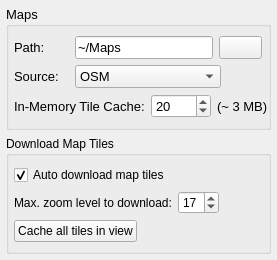
                           <widget class="QWidget" name="tabMaps">
                            <property name="minimumSize">
                             <size>
                              <width>0</width>
                              <height>250</height>
                             </size>
                            </property>
                            <attribute name="title">
                             <string>Maps</string>
                            </attribute>
                            <layout class="QVBoxLayout" name="verticalLayout_28">
                             <property name="margin">
                              <number>6</number>
                             </property>
                             <item>
                              <widget class="QGroupBox" name="groupBox_7">
                               <property name="sizePolicy">
                                <sizepolicy hsizetype="Minimum" vsizetype="Minimum">
                                 <horstretch>0</horstretch>
                                 <verstretch>0</verstretch>
                                </sizepolicy>
                               </property>
                               <property name="font">
                                <font>
                                 <pointsize>10</pointsize>
                                </font>
                               </property>
                               <property name="title">
                                <string>Maps</string>
                               </property>
                               <layout class="QVBoxLayout" name="verticalLayout_20">
                                <property name="sizeConstraint">
                                 <enum>QLayout::SetDefaultConstraint</enum>
                                </property>
                                <property name="leftMargin">
                                 <number>5</number>
                                </property>
                                <property name="topMargin">
                                 <number>9</number>
                                </property>
                                <property name="rightMargin">
                                 <number>0</number>
                                </property>
                                <property name="bottomMargin">
                                 <number>9</number>
                                </property>
                                <item>
                                 <layout class="QHBoxLayout" name="horizontalLayout_17">
                                  <property name="rightMargin">
                                   <number>6</number>
                                  </property>
                                  <item>
                                   <widget class="QLabel" name="label_17">
                                    <property name="sizePolicy">
                                     <sizepolicy hsizetype="Preferred" vsizetype="Minimum">
                                      <horstretch>0</horstretch>
                                      <verstretch>0</verstretch>
                                     </sizepolicy>
                                    </property>
                                    <property name="minimumSize">
                                     <size>
                                      <width>55</width>
                                      <height>0</height>
                                     </size>
                                    </property>
                                    <property name="text">
                                     <string>Path:</string>
                                    </property>
                                   </widget>
                                  </item>
                                  <item>
                                   <widget class="QLineEdit" name="label_map_path">
                                    <property name="sizePolicy">
                                     <sizepolicy hsizetype="Expanding" vsizetype="Minimum">
                                      <horstretch>0</horstretch>
                                      <verstretch>0</verstretch>
                                     </sizepolicy>
                                    </property>
                                    <property name="minimumSize">
                                     <size>
                                      <width>0</width>
                                      <height>0</height>
                                     </size>
                                    </property>
                                    <property name="text">
                                     <string>~/Maps</string>
                                    </property>
                                   </widget>
                                  </item>
                                  <item>
                                   <widget class="QPushButton" name="button_browsemapfolder">
                                    <property name="text">
                                     <string/>
                                    </property>
                                    <property name="icon">
                                     <iconset resource="../luckygps.qrc">
                                      <normaloff>:/icons/folder.png</normaloff>:/icons/folder.png</iconset>
                                    </property>
                                   </widget>
                                  </item>
                                 </layout>
                                </item>
                                <item>
                                 <layout class="QHBoxLayout" name="horizontalLayout_18">
                                  <property name="spacing">
                                   <number>6</number>
                                  </property>
                                  <item>
                                   <widget class="QLabel" name="label_18">
                                    <property name="sizePolicy">
                                     <sizepolicy hsizetype="Preferred" vsizetype="Minimum">
                                      <horstretch>0</horstretch>
                                      <verstretch>0</verstretch>
                                     </sizepolicy>
                                    </property>
                                    <property name="minimumSize">
                                     <size>
                                      <width>55</width>
                                      <height>0</height>
                                     </size>
                                    </property>
                                    <property name="text">
                                     <string>Source:</string>
                                    </property>
                                   </widget>
                                  </item>
                                  <item>
                                   <widget class="QComboBox" name="cb_map_source">
                                    <property name="sizePolicy">
                                     <sizepolicy hsizetype="Preferred" vsizetype="Minimum">
                                      <horstretch>0</horstretch>
                                      <verstretch>0</verstretch>
                                     </sizepolicy>
                                    </property>
                                    <property name="minimumSize">
                                     <size>
                                      <width>146</width>
                                      <height>0</height>
                                     </size>
                                    </property>
                                    <item>
                                     <property name="text">
                                      <string>OSM</string>
                                     </property>
                                    </item>
                                    <item>
                                     <property name="text">
                                      <string>opencyclemap</string>
                                     </property>
                                    </item>
                                   </widget>
                                  </item>
                                  <item>
                                   <spacer name="horizontalSpacer_16">
                                    <property name="orientation">
                                     <enum>Qt::Horizontal</enum>
                                    </property>
                                    <property name="sizeHint" stdset="0">
                                     <size>
                                      <width>0</width>
                                      <height>0</height>
                                     </size>
                                    </property>
                                   </spacer>
                                  </item>
                                 </layout>
                                </item>
                                <item>
                                 <layout class="QHBoxLayout" name="horizontalLayout_19">
                                  <property name="spacing">
                                   <number>6</number>
                                  </property>
                                  <property name="topMargin">
                                   <number>0</number>
                                  </property>
                                  <item>
                                   <widget class="QLabel" name="label_23">
                                    <property name="text">
                                     <string>In-Memory Tile Cache:</string>
                                    </property>
                                   </widget>
                                  </item>
                                  <item>
                                   <widget class="QSpinBox" name="settings_cache_spinbox">
                                    <property name="minimumSize">
                                     <size>
                                      <width>60</width>
                                      <height>0</height>
                                     </size>
                                    </property>
                                    <property name="readOnly">
                                     <bool>false</bool>
                                    </property>
                                    <property name="minimum">
                                     <number>1</number>
                                    </property>
                                    <property name="maximum">
                                     <number>100</number>
                                    </property>
                                    <property name="value">
                                     <number>20</number>
                                    </property>
                                   </widget>
                                  </item>
                                  <item>
                                   <widget class="QLabel" name="label_cache_memusage">
                                    <property name="sizePolicy">
                                     <sizepolicy hsizetype="Minimum" vsizetype="Minimum">
                                      <horstretch>0</horstretch>
                                      <verstretch>0</verstretch>
                                     </sizepolicy>
                                    </property>
                                    <property name="maximumSize">
                                     <size>
                                      <width>16777215</width>
                                      <height>16777215</height>
                                     </size>
                                    </property>
                                    <property name="font">
                                     <font>
                                      <pointsize>10</pointsize>
                                     </font>
                                    </property>
                                    <property name="autoFillBackground">
                                     <bool>false</bool>
                                    </property>
                                    <property name="text">
                                     <string>(~ 3 MB)</string>
                                    </property>
                                   </widget>
                                  </item>
                                  <item>
                                   <spacer name="horizontalSpacer_17">
                                    <property name="orientation">
                                     <enum>Qt::Horizontal</enum>
                                    </property>
                                    <property name="sizeHint" stdset="0">
                                     <size>
                                      <width>0</width>
                                      <height>20</height>
                                     </size>
                                    </property>
                                   </spacer>
                                  </item>
                                 </layout>
                                </item>
                               </layout>
                              </widget>
                             </item>
                             <item>
                              <widget class="QGroupBox" name="precache_tiles_gb_2">
                               <property name="enabled">
                                <bool>true</bool>
                               </property>
                               <property name="title">
                                <string>Download Map Tiles</string>
                               </property>
                               <layout class="QVBoxLayout" name="verticalLayout_33">
                                <property name="leftMargin">
                                 <number>5</number>
                                </property>
                                <property name="topMargin">
                                 <number>9</number>
                                </property>
                                <property name="rightMargin">
                                 <number>0</number>
                                </property>
                                <property name="bottomMargin">
                                 <number>9</number>
                                </property>
                                <item>
                                 <widget class="QCheckBox" name="cb_map_autodownload">
                                  <property name="sizePolicy">
                                   <sizepolicy hsizetype="Minimum" vsizetype="Minimum">
                                    <horstretch>0</horstretch>
                                    <verstretch>0</verstretch>
                                   </sizepolicy>
                                  </property>
                                  <property name="maximumSize">
                                   <size>
                                    <width>16777215</width>
                                    <height>16777215</height>
                                   </size>
                                  </property>
                                  <property name="text">
                                   <string>Auto download map tiles</string>
                                  </property>
                                  <property name="checked">
                                   <bool>true</bool>
                                  </property>
                                 </widget>
                                </item>
                                <item>
                                 <layout class="QHBoxLayout" name="horizontalLayout_8">
                                  <item>
                                   <widget class="QLabel" name="label_10">
                                    <property name="text">
                                     <string>Max. zoom level to download:</string>
                                    </property>
                                   </widget>
                                  </item>
                                  <item>
                                   <widget class="QSpinBox" name="tile_maxzoom_sb">
                                    <property name="minimum">
                                     <number>2</number>
                                    </property>
                                    <property name="maximum">
                                     <number>18</number>
                                    </property>
                                    <property name="value">
                                     <number>17</number>
                                    </property>
                                   </widget>
                                  </item>
                                  <item>
                                   <spacer name="horizontalSpacer_11">
                                    <property name="orientation">
                                     <enum>Qt::Horizontal</enum>
                                    </property>
                                    <property name="sizeHint" stdset="0">
                                     <size>
                                      <width>40</width>
                                      <height>20</height>
                                     </size>
                                    </property>
                                   </spacer>
                                  </item>
                                 </layout>
                                </item>
                                <item>
                                 <layout class="QHBoxLayout" name="horizontalLayout_7">
                                  <property name="topMargin">
                                   <number>0</number>
                                  </property>
                                  <item>
                                   <widget class="QPushButton" name="button_generate_tiles">
                                    <property name="text">
                                     <string>Cache all tiles in view</string>
                                    </property>
                                   </widget>
                                  </item>
                                  <item>
                                   <spacer name="horizontalSpacer_6">
                                    <property name="orientation">
                                     <enum>Qt::Horizontal</enum>
                                    </property>
                                    <property name="sizeHint" stdset="0">
                                     <size>
                                      <width>0</width>
                                      <height>0</height>
                                     </size>
                                    </property>
                                   </spacer>
                                  </item>
                                 </layout>
                                </item>
                               </layout>
                              </widget>
                             </item>
                             <item>
                              <spacer name="verticalSpacer_7">
                               <property name="orientation">
                                <enum>Qt::Vertical</enum>
                               </property>
                               <property name="sizeHint" stdset="0">
                                <size>
                                 <width>0</width>
                                 <height>0</height>
                                </size>
                               </property>
                              </spacer>
                             </item>
                            </layout>
                           </widget>
